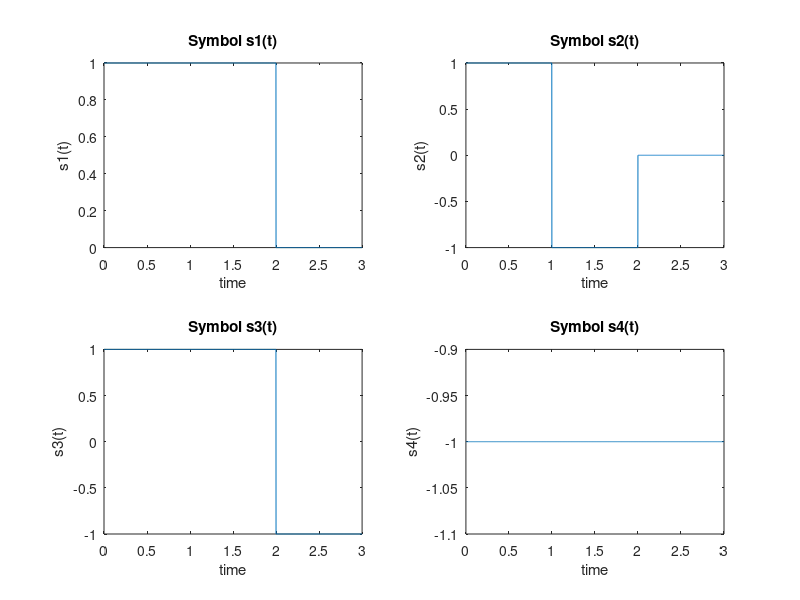
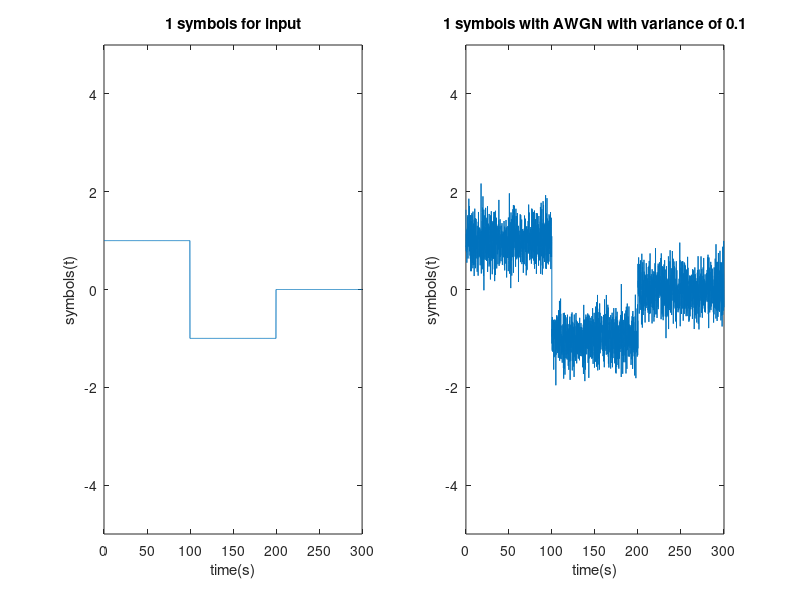
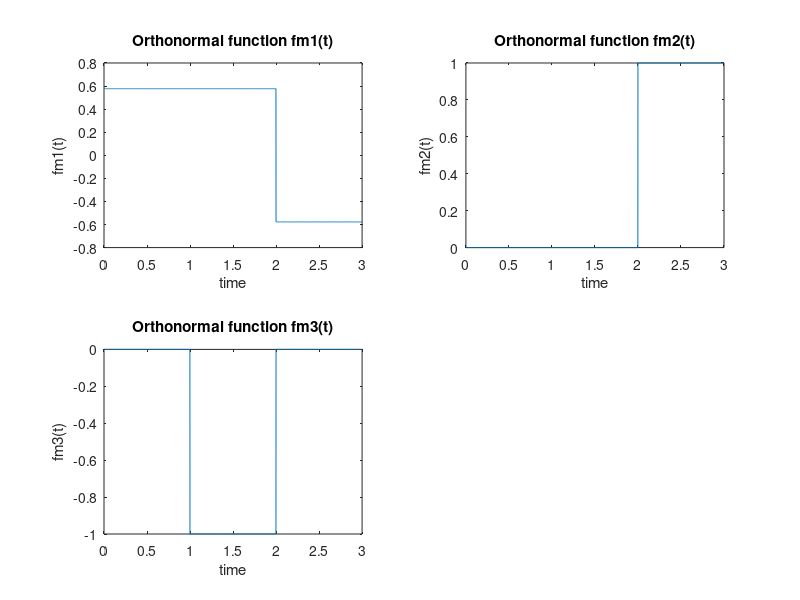

Here is the MATLAB script that generated these plots, in order:
clear all;
close all;
clc;
number=1;     % total transmission time (300s)/each signal duration (3s)

% randomly choose one of the four equiprobable signals
seedUsed = rng;

sampleRate = 1000;
% 1000 samples per second means 3000 samples per signal
time = linspace(0,3,3*sampleRate);
nsamples = length(time);

s1 = ones(1,nsamples);
s1(2*sampleRate:end) = 0;

s2 = ones(1,nsamples);
s2(1:sampleRate-1) = 1;
s2(sampleRate:(2*sampleRate)-1) = -1;
s2(2*sampleRate:end) = 0;

s3 = ones(1,nsamples);
s3(1:(2*sampleRate)-1) = 1;
s3(2*sampleRate:end) = -1;


s4 = -1*ones(1,nsamples);

figure();
subplot(2,2,1)
plot(time,s1);
xlabel('time')
ylabel('s1(t)')
title('Symbol s1(t)')
subplot(2,2,2)
plot(time,s2);
xlabel('time')
ylabel('s2(t)')
title('Symbol s2(t)')
subplot(2,2,3)
plot(time,s3);
xlabel('time')
ylabel('s3(t)')
title('Symbol s3(t)')
subplot(2,2,4)
plot(time,s4);
xlabel('time')
ylabel('s4(t)')
title('Symbol s4(t)')




% zero mean white Gaussian noise of variance 0.5 added
outputTotal = zeros(1, nsamples * number);
totalTime = linspace(0,3*100,nsamples * number);
inputTotal = zeros(1, nsamples * number);
sumInput = zeros(1,  number);
sumOutput = zeros(1, number);
variance = 0.1;
for indexNumber = 1:number
    
    
    sdNoise = sqrt(variance);
    noiseArray = sdNoise.*randn(1,nsamples);
    nextSignal = randi(4);
    tempInput = 0;
   
    switch nextSignal
        case 1
            tempInput = s1;
            
        case 2
            tempInput = s2;
            
        case 3
            tempInput = s3;
            
        case 4
            tempInput= s4;
            
    end
    tempOutput = tempInput + noiseArray;
    inputTotal(1+((indexNumber-1)*nsamples):indexNumber*nsamples) = tempInput;
    outputTotal(1+((indexNumber-1)*nsamples):indexNumber*nsamples) = tempOutput;
    
    
end
figure();
subplot(1,2,1)
plot(totalTime,inputTotal);
xlabel('time(s)')
ylabel('symbols(t)')
ylim([-5 5])
title([num2str(number),' symbols for input',]);
subplot(1,2,2)
plot(totalTime,outputTotal);
xlabel('time(s)')
ylabel('symbols(t)')
title([num2str(number),' symbols with AWGN with variance of ', num2str(variance) ]);
ylim([-5 5])





% Define the orthonormal functions {fm(t)}

fm1 = ones(1,nsamples);
fm1(1:(2*sampleRate)-1) = 1/sqrt(3);
fm1(2*sampleRate:end) = -1/sqrt(3);


fm2 = zeros(1,nsamples);
fm2(2*sampleRate:end) = 1;

fm3 = zeros(1,nsamples);
fm3(sampleRate:(2*sampleRate)-1) = -1;

figure();
subplot(2,2,1)
plot(time,fm1);
xlabel('time')
ylabel('fm1(t)')
title('Orthonormal function fm1(t)')
subplot(2,2,2)
plot(time,fm2);
xlabel('time')
ylabel('fm2(t)')
title('Orthonormal function fm2(t)')
subplot(2,2,3)
plot(time,fm3);
xlabel('time')
ylabel('fm3(t)')
title('Orthonormal function fm3(t)')


% Integration to get observation vector (ov)

sumOutput = zeros(3, number);
for indexNumber = 1:number
    
    
  
    currentReceivedSymbol = outputTotal(1+((indexNumber-1)*nsamples):indexNumber*nsamples);
    
    multi1 = (currentReceivedSymbol .* fm1);
    sumOutput(1,indexNumber) = sum(multi1);
        multi2 = (currentReceivedSymbol .* fm2);
    sumOutput(2,indexNumber) = sum(multi2);
        multi3 = (currentReceivedSymbol .* fm3);
    sumOutput(3,indexNumber) = sum(multi3);

    
    
end
% Plot
